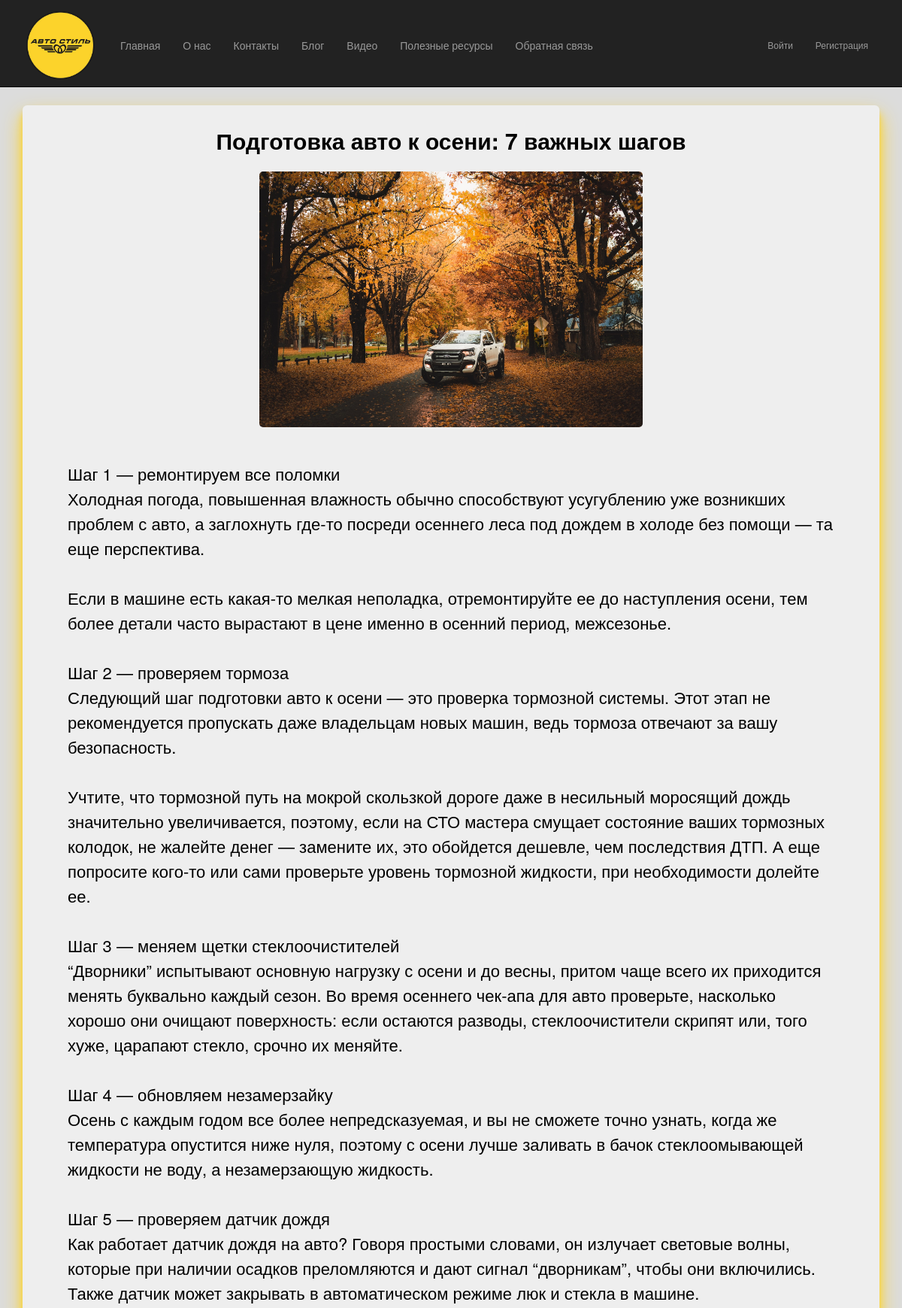
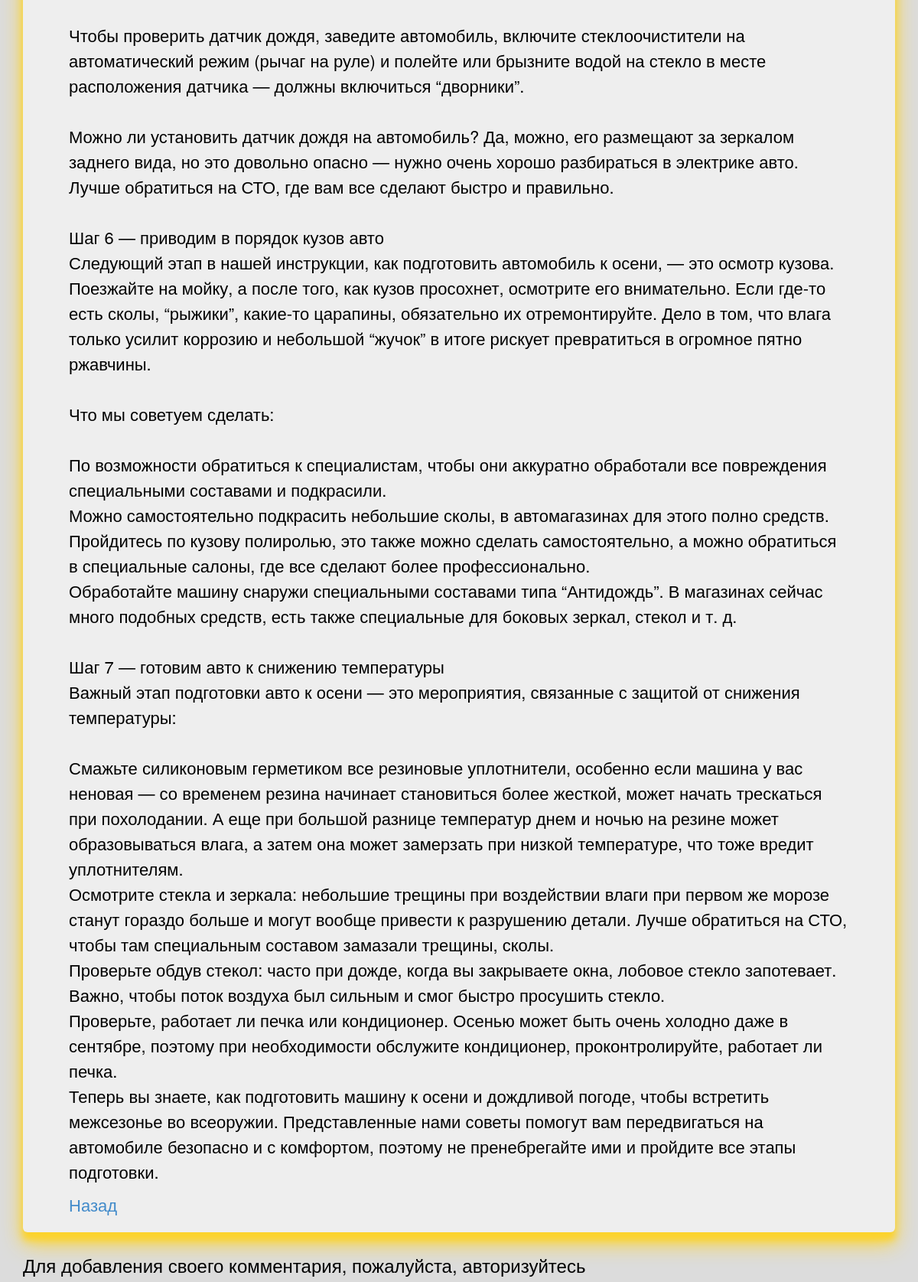
Page /blogpost/5/ (upper part) on the committed database (2 pictures, top to bottom).
### app/models.py (models this page shows, shortened)
class Blog(models.Model):
    author = models.ForeignKey(User, null=True, blank=True, on_delete = models.SET_NULL, verbose_name = "Автор")
    title = models.CharField(max_length = 100, unique_for_date = "posted", verbose_name= "Заголовок")
    description = models.TextField(verbose_name = "Краткое содержание")
    content = models.TextField(verbose_name = "Полное содержание")
    posted = models.DateTimeField(default = datetime.now(), db_index = True, verbose_name = "Опубликована")
    image = models.FileField(default = 'temp.jpg', verbose_name="Путь к картинке")
    class Meta:
        db_table = "Posts"                      # Имя таблицы для модели
        ordering = ["-posted"]                  # Порядок сортировки данных в модели ( "-" означает убывание)
        verbose_name = "статья блога"           # Имя, под которым модель будет отображаться административном разделе (для одной статьи блога)
        verbose_name_plural = "статьи блога"    # Тоже для всех статей блога

### app/views.py (the view)
# urls.py: path('blogpost/<int:parametr>/', views.blogpost, name='blogpost'),
def blogpost(request, parametr):
    assert isinstance(request, HttpRequest)
    post_1 = Blog.objects.get(id=parametr) # запрос на выбор конкретной статьи по параметру
    comments = Comment.objects.filter(post=parametr)
    if request.method == "POST": # после отправки данных формы на сервер методом POST
        form = CommentForm(request.POST)
        if form.is_valid():
            comment_f = form.save(commit=False)
            comment_f.author = request.user # добавляем (так как этого поля нет в форме) в модель Комментария (Comment) в поле автор авторизованного пользователя
            comment_f.date = datetime.now() # добавляем в модель Комментария (Comment) текущую дату
            comment_f.post = Blog.objects.get(id=parametr) # добавляем в модель Комментария (Comment) статью, для которой данный комментарий
            comment_f.save() # сохраняем изменения после добавления полей
            return redirect('blogpost', parametr=post_1.id) # переадресация на ту же страницу статьи после отправки комментария
    else:
        form = CommentForm() # создание формы для ввода комментария
    return render(
        request,
        'app/blogpost.html',
        {
            'post_1': post_1, # передача конкретной статьи в шаблон веб-страницы
            'comments': comments, # передача всех комментариев к данной статье в шаблон веб-страницы
            'form': form, # передача формы добавления комментария в шаблон веб-страницы
            'year':datetime.now().year,
        }
    )

### app/templates/app/blogpost.html (shortened to what this page needs)
{% extends "app/layout.html" %}
{% block content %}
<div class="jumbotron blogpost">
    <h2> {{post_1.title}} </h2>
    {% if post_1.image and post_1.image.url != '/media/temp.jpg' %}
        <div class="blockpp"><img class ="postpic" src="{{ post_1.image.url }}" alt="Картинка статьи блога" /></div>
    {% endif %}
    <p> {{post_1.content|linebreaksbr}} </p>
    <p><a href="{% url 'blog' %}">Назад</a></p>
</div>
{% if user.is_authenticated %}
<h3>Добавить комментарий</h3>
<form method="POST">
    {% csrf_token %}
    <div>
        {{form.as_p}}
        <button type="submit" class="save btn btn-default"> Отправить комментарий </button>
    </div>
</form>
{% else %}
<h3> Для добавления своего комментария, пожалуйста, авторизуйтесь </h3>
{% endif %}
{% endblock %}

### app/static/app/content/site.css (style rules this page uses)
body { padding-top: 120px; padding-bottom: 20px; background-color: gainsboro; }
.jumbotron { padding: 10px; box-shadow: 0 14px 28px #FCD32B, 0 10px 10px #FCD32B; }
.jumbotron p { font-size: 22px; line-height: 150%; }
body { overflow-y: scroll; }
.postpic { width: 650px; margin-bottom:45px; margin-top:15px; border-radius:5px; }
.blockpp { text-align:center; }
.postpic { min-width: 320px; width: 50%; }
.blogpost h2 { font-weight:bold; text-align:center; }

### rows in the picture
Blog: title "Подготовка авто к осени: 7 важных шагов", image (picture), content "Шаг 1 — ремонтируем все поломки Холодная погода, повышенная влажность обычно способствуют усугублению уже возникших проблем с авто, а заглохнуть где-то посреди осеннего леса под дождем в холоде без помощи — та еще перспектива. Если в машине есть какая-то мелкая неполадка, отремонтируйте ее до наступления осени, тем более детали часто вырастают в цене именно в осенний период, межсезонье. Шаг 2 — проверяем тормоза Следующий шаг подготовки авто к осени — это проверка тормозной системы. Этот этап не рекомендуется пропускать даже владельцам новых машин, ведь тормоза отвечают за вашу безопасность. Учтите, что тормозной путь на мокрой скользкой дороге даже в несильный моросящий дождь значительно…"
